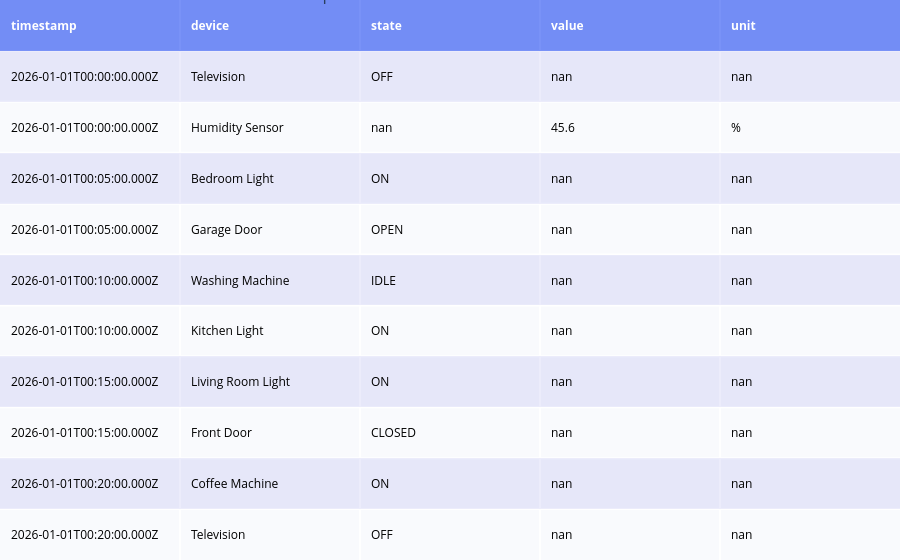

Write notebook code for a chart like this one.
### Code cell
#print(sensor_log_data['timestamp'].iloc[0])
#print(type(sensor_log_data['timestamp'].iloc[0]))
# Converting the timestamp value to ISO 8601 format
sensor_log_data['timestamp'] = sensor_log_data['timestamp'].dt.strftime('%Y-%m-%dT%H:%M:%S.%f')  # Format with microseconds
sensor_log_data['timestamp'] = sensor_log_data['timestamp'].str[:-3] + 'Z'  # Adjust to milliseconds and append 'Z'
preview = sensor_log_data.head(10)
fig = ff.create_table(preview, colorscale=[[0, '#4C6EF5'], [0.5, 'lavender'], [1, 'white']])
fig.update_layout(title="Sample of Simulated Smart Home Events", title_x=0.5)
fig.show()

### Figure 1 — Plotly figure (JSON) as saved in the notebook; plotly's stock layout.template omitted (floating-point values rounded to 4 significant figures)
{"data": [{"colorscale": [[0, "#4C6EF5"], [0.5, "lavender"], [1, "white"]], "hoverinfo": "none", "opacity": 0.75, "showscale": false, "type": "heatmap", "z": [[0, 0, 0, 0, 0], [0.5, 0.5, 0.5, 0.5, 0.5], [1, 1, 1, 1, 1], [0.5, 0.5, 0.5, 0.5, 0.5], [1, 1, 1, 1, 1], [0.5, 0.5, 0.5, 0.5, 0.5], [1, 1, 1, 1, 1], [0.5, 0.5, 0.5, 0.5, 0.5], [1, 1, 1, 1, 1], [0.5, 0.5, 0.5, 0.5, 0.5], [1, 1, 1, 1, 1]]}], "layout": {"annotations": [{"align": "left", "font": {"color": "#ffffff"}, "showarrow": false, "text": "<b>timestamp</b>", "x": -0.45, "xanchor": "left", "xref": "x", "y": 0, "yref": "y"}, {"align": "left", "font": {"color": "#ffffff"}, "showarrow": false, "text": "<b>device</b>", "x": 0.55, "xanchor": "left", "xref": "x", "y": 0, "yref": "y"}, {"align": "left", "font": {"color": "#ffffff"}, "showarrow": false, "text": "<b>state</b>", "x": 1.55, "xanchor": "left", "xref": "x", "y": 0, "yref": "y"}, {"align": "left", "font": {"color": "#ffffff"}, "showarrow": false, "text": "<b>value</b>", "x": 2.55, "xanchor": "left", "xref": "x", "y": 0, "yref": "y"}, {"align": "left", "font": {"color": "#ffffff"}, "showarrow": false, "text": "<b>unit</b>", "x": 3.55, "xanchor": "left", "xref": "x", "y": 0, "yref": "y"}, {"align": "left", "font": {"color": "#000000"}, "showarrow": false, "text": "2026-01-01T00:00:00.000Z", "x": -0.45, "xanchor": "left", "xref": "x", "y": 1, "yref": "y"}, {"align": "left", "font": {"color": "#000000"}, "showarrow": false, "text": "Television", "x": 0.55, "xanchor": "left", "xref": "x", "y": 1, "yref": "y"}, {"align": "left", "font": {"color": "#000000"}, "showarrow": false, "text": "OFF", "x": 1.55, "xanchor": "left", "xref": "x", "y": 1, "yref": "y"}, {"align": "left", "font": {"color": "#000000"}, "showarrow": false, "text": "nan", "x": 2.55, "xanchor": "left", "xref": "x", "y": 1, "yref": "y"}, {"align": "left", "font": {"color": "#000000"}, "showarrow": false, "text": "nan", "x": 3.55, "xanchor": "left", "xref": "x", "y": 1, "yref": "y"}, {"align": "left", "font": {"color": "#000000"}, "showarrow": false, "text": "2026-01-01T00:00:00.000Z", "x": -0.45, "xanchor": "left", "xref": "x", "y": 2, "yref": "y"}, {"align": "left", "font": {"color": "#000000"}, "showarrow": false, "text": "Humidity Sensor", "x": 0.55, "xanchor": "left", "xref": "x", "y": 2, "yref": "y"}, {"align": "left", "font": {"color": "#000000"}, "showarrow": false, "text": "nan", "x": 1.55, "xanchor": "left", "xref": "x", "y": 2, "yref": "y"}, {"align": "left", "font": {"color": "#000000"}, "showarrow": false, "text": "45.6", "x": 2.55, "xanchor": "left", "xref": "x", "y": 2, "yref": "y"}, {"align": "left", "font": {"color": "#000000"}, "showarrow": false, "text": "%", "x": 3.55, "xanchor": "left", "xref": "x", "y": 2, "yref": "y"}, {"align": "left", "font": {"color": "#000000"}, "showarrow": false, "text": "2026-01-01T00:05:00.000Z", "x": -0.45, "xanchor": "left", "xref": "x", "y": 3, "yref": "y"}, {"align": "left", "font": {"color": "#000000"}, "showarrow": false, "text": "Bedroom Light", "x": 0.55, "xanchor": "left", "xref": "x", "y": 3, "yref": "y"}, {"align": "left", "font": {"color": "#000000"}, "showarrow": false, "text": "ON", "x": 1.55, "xanchor": "left", "xref": "x", "y": 3, "yref": "y"}, {"align": "left", "font": {"color": "#000000"}, "showarrow": false, "text": "nan", "x": 2.55, "xanchor": "left", "xref": "x", "y": 3, "yref": "y"}, {"align": "left", "font": {"color": "#000000"}, "showarrow": false, "text": "nan", "x": 3.55, "xanchor": "left", "xref": "x", "y": 3, "yref": "y"}, {"align": "left", "font": {"color": "#000000"}, "showarrow": false, "text": "2026-01-01T00:05:00.000Z", "x": -0.45, "xanchor": "left", "xref": "x", "y": 4, "yref": "y"}, {"align": "left", "font": {"color": "#000000"}, "showarrow": false, "text": "Garage Door", "x": 0.55, "xanchor": "left", "xref": "x", "y": 4, "yref": "y"}, {"align": "left", "font": {"color": "#000000"}, "showarrow": false, "text": "OPEN", "x": 1.55, "xanchor": "left", "xref": "x", "y": 4, "yref": "y"}, {"align": "left", "font": {"color": "#000000"}, "showarrow": false, "text": "nan", "x": 2.55, "xanchor": "left", "xref": "x", "y": 4, "yref": "y"}, {"align": "left", "font": {"color": "#000000"}, "showarrow": false, "text": "nan", "x": 3.55, "xanchor": "left", "xref": "x", "y": 4, "yref": "y"}, {"align": "left", "font": {"color": "#000000"}, "showarrow": false, "text": "2026-01-01T00:10:00.000Z", "x": -0.45, "xanchor": "left", "xref": "x", "y": 5, "yref": "y"}, {"align": "left", "font": {"color": "#000000"}, "showarrow": false, "text": "Washing Machine", "x": 0.55, "xanchor": "left", "xref": "x", "y": 5, "yref": "y"}, {"align": "left", "font": {"color": "#000000"}, "showarrow": false, "text": "IDLE", "x": 1.55, "xanchor": "left", "xref": "x", "y": 5, "yref": "y"}, {"align": "left", "font": {"color": "#000000"}, "showarrow": false, "text": "nan", "x": 2.55, "xanchor": "left", "xref": "x", "y": 5, "yref": "y"}, {"align": "left", "font": {"color": "#000000"}, "showarrow": false, "text": "nan", "x": 3.55, "xanchor": "left", "xref": "x", "y": 5, "yref": "y"}, {"align": "left", "font": {"color": "#000000"}, "showarrow": false, "text": "2026-01-01T00:10:00.000Z", "x": -0.45, "xanchor": "left", "xref": "x", "y": 6, "yref": "y"}, {"align": "left", "font": {"color": "#000000"}, "showarrow": false, "text": "Kitchen Light", "x": 0.55, "xanchor": "left", "xref": "x", "y": 6, "yref": "y"}, {"align": "left", "font": {"color": "#000000"}, "showarrow": false, "text": "ON", "x": 1.55, "xanchor": "left", "xref": "x", "y": 6, "yref": "y"}, {"align": "left", "font": {"color": "#000000"}, "showarrow": false, "text": "nan", "x": 2.55, "xanchor": "left", "xref": "x", "y": 6, "yref": "y"}, {"align": "left", "font": {"color": "#000000"}, "showarrow": false, "text": "nan", "x": 3.55, "xanchor": "left", "xref": "x", "y": 6, "yref": "y"}, {"align": "left", "font": {"color": "#000000"}, "showarrow": false, "text": "2026-01-01T00:15:00.000Z", "x": -0.45, "xanchor": "left", "xref": "x", "y": 7, "yref": "y"}, {"align": "left", "font": {"color": "#000000"}, "showarrow": false, "text": "Living Room Light", "x": 0.55, "xanchor": "left", "xref": "x", "y": 7, "yref": "y"}, {"align": "left", "font": {"color": "#000000"}, "showarrow": false, "text": "ON", "x": 1.55, "xanchor": "left", "xref": "x", "y": 7, "yref": "y"}, {"align": "left", "font": {"color": "#000000"}, "showarrow": false, "text": "nan", "x": 2.55, "xanchor": "left", "xref": "x", "y": 7, "yref": "y"}, {"align": "left", "font": {"color": "#000000"}, "showarrow": false, "text": "nan", "x": 3.55, "xanchor": "left", "xref": "x", "y": 7, "yref": "y"}, {"align": "left", "font": {"color": "#000000"}, "showarrow": false, "text": "2026-01-01T00:15:00.000Z", "x": -0.45, "xanchor": "left", "xref": "x", "y": 8, "yref": "y"}, {"align": "left", "font": {"color": "#000000"}, "showarrow": false, "text": "Front Door", "x": 0.55, "xanchor": "left", "xref": "x", "y": 8, "yref": "y"}, {"align": "left", "font": {"color": "#000000"}, "showarrow": false, "text": "CLOSED", "x": 1.55, "xanchor": "left", "xref": "x", "y": 8, "yref": "y"}, {"align": "left", "font": {"color": "#000000"}, "showarrow": false, "text": "nan", "x": 2.55, "xanchor": "left", "xref": "x", "y": 8, "yref": "y"}, {"align": "left", "font": {"color": "#000000"}, "showarrow": false, "text": "nan", "x": 3.55, "xanchor": "left", "xref": "x", "y": 8, "yref": "y"}, {"align": "left", "font": {"color": "#000000"}, "showarrow": false, "text": "2026-01-01T00:20:00.000Z", "x": -0.45, "xanchor": "left", "xref": "x", "y": 9, "yref": "y"}, {"align": "left", "font": {"color": "#000000"}, "showarrow": false, "text": "Coffee Machine", "x": 0.55, "xanchor": "left", "xref": "x", "y": 9, "yref": "y"}, {"align": "left", "font": {"color": "#000000"}, "showarrow": false, "text": "ON", "x": 1.55, "xanchor": "left", "xref": "x", "y": 9, "yref": "y"}, {"align": "left", "font": {"color": "#000000"}, "showarrow": false, "text": "nan", "x": 2.55, "xanchor": "left", "xref": "x", "y": 9, "yref": "y"}, {"align": "left", "font": {"color": "#000000"}, "showarrow": false, "text": "nan", "x": 3.55, "xanchor": "left", "xref": "x", "y": 9, "yref": "y"}, {"align": "left", "font": {"color": "#000000"}, "showarrow": false, "text": "2026-01-01T00:20:00.000Z", "x": -0.45, "xanchor": "left", "xref": "x", "y": 10, "yref": "y"}, {"align": "left", "font": {"color": "#000000"}, "showarrow": false, "text": "Television", "x": 0.55, "xanchor": "left", "xref": "x", "y": 10, "yref": "y"}, {"align": "left", "font": {"color": "#000000"}, "showarrow": false, "text": "OFF", "x": 1.55, "xanchor": "left", "xref": "x", "y": 10, "yref": "y"}, {"align": "left", "font": {"color": "#000000"}, "showarrow": false, "text": "nan", "x": 2.55, "xanchor": "left", "xref": "x", "y": 10, "yref": "y"}, {"align": "left", "font": {"color": "#000000"}, "showarrow": false, "text": "nan", "x": 3.55, "xanchor": "left", "xref": "x", "y": 10, "yref": "y"}], "autosize": true, "margin": {"b": 0, "l": 0, "r": 0, "t": 0}, "title": {"text": "Sample of Simulated Smart Home Events", "x": 0.5}, "xaxis": {"autorange": true, "dtick": 1, "gridwidth": 2, "range": [-0.5, 4.5], "showticklabels": false, "tick0": -0.5, "ticks": "", "zeroline": false}, "yaxis": {"autorange": true, "dtick": 1, "gridwidth": 2, "range": [10.5, -0.5], "showticklabels": false, "tick0": 0.5, "ticks": "", "zeroline": false}}}
